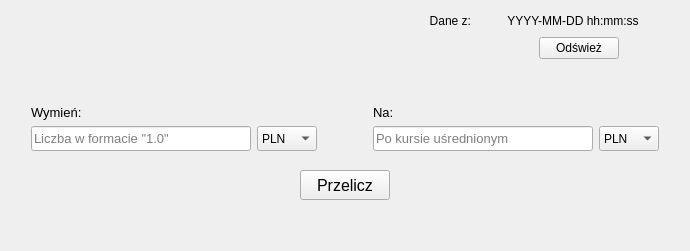
      <widget class="QWidget" name="exchangeTab">
       <attribute name="title">
        <string>Przelicznik walut</string>
       </attribute>
       <layout class="QHBoxLayout" name="horizontalLayout_18">
        <item>
         <spacer name="horizontalSpacer_15">
          <property name="orientation">
           <enum>Qt::Horizontal</enum>
          </property>
          <property name="sizeType">
           <enum>QSizePolicy::MinimumExpanding</enum>
          </property>
          <property name="sizeHint" stdset="0">
           <size>
            <width>20</width>
            <height>20</height>
           </size>
          </property>
         </spacer>
        </item>
        <item>
         <layout class="QVBoxLayout" name="verticalLayout_10">
          <item>
           <layout class="QHBoxLayout" name="horizontalLayout_17">
            <item>
             <spacer name="horizontalSpacer_19">
              <property name="orientation">
               <enum>Qt::Horizontal</enum>
              </property>
              <property name="sizeHint" stdset="0">
               <size>
                <width>40</width>
                <height>20</height>
               </size>
              </property>
             </spacer>
            </item>
            <item>
             <layout class="QVBoxLayout" name="verticalLayout_7">
              <item>
               <layout class="QHBoxLayout" name="horizontalLayout_15">
                <item>
                 <widget class="QLabel" name="label_7">
                  <property name="sizePolicy">
                   <sizepolicy hsizetype="Fixed" vsizetype="Fixed">
                    <horstretch>0</horstretch>
                    <verstretch>0</verstretch>
                   </sizepolicy>
                  </property>
                  <property name="minimumSize">
                   <size>
                    <width>150</width>
                    <height>20</height>
                   </size>
                  </property>
                  <property name="maximumSize">
                   <size>
                    <width>40</width>
                    <height>20</height>
                   </size>
                  </property>
                  <property name="text">
                   <string>Dane z:</string>
                  </property>
                  <property name="alignment">
                   <set>Qt::AlignRight|Qt::AlignTrailing|Qt::AlignVCenter</set>
                  </property>
                 </widget>
                </item>
                <item>
                 <spacer name="horizontalSpacer_17">
                  <property name="orientation">
                   <enum>Qt::Horizontal</enum>
                  </property>
                  <property name="sizeType">
                   <enum>QSizePolicy::Fixed</enum>
                  </property>
                  <property name="sizeHint" stdset="0">
                   <size>
                    <width>30</width>
                    <height>20</height>
                   </size>
                  </property>
                 </spacer>
                </item>
                <item>
                 <widget class="QLabel" name="dateLabel">
                  <property name="text">
                   <string>YYYY-MM-DD hh:mm:ss</string>
                  </property>
                  <property name="alignment">
                   <set>Qt::AlignCenter</set>
                  </property>
                 </widget>
                </item>
                <item>
                 <spacer name="horizontalSpacer_20">
                  <property name="orientation">
                   <enum>Qt::Horizontal</enum>
                  </property>
                  <property name="sizeType">
                   <enum>QSizePolicy::Fixed</enum>
                  </property>
                  <property name="sizeHint" stdset="0">
                   <size>
                    <width>20</width>
                    <height>20</height>
                   </size>
                  </property>
                 </spacer>
                </item>
               </layout>
              </item>
              <item>
               <layout class="QHBoxLayout" name="horizontalLayout_16">
                <item>
                 <spacer name="horizontalSpacer_18">
                  <property name="orientation">
                   <enum>Qt::Horizontal</enum>
                  </property>
                  <property name="sizeHint" stdset="0">
                   <size>
                    <width>40</width>
                    <height>20</height>
                   </size>
                  </property>
                 </spacer>
                </item>
                <item>
                 <widget class="QPushButton" name="refreshBtn">
                  <property name="text">
                   <string>Odśwież</string>
                  </property>
                 </widget>
                </item>
                <item>
                 <spacer name="horizontalSpacer_16">
                  <property name="orientation">
                   <enum>Qt::Horizontal</enum>
                  </property>
                  <property name="sizeType">
                   <enum>QSizePolicy::Fixed</enum>
                  </property>
                  <property name="sizeHint" stdset="0">
                   <size>
                    <width>40</width>
                    <height>20</height>
                   </size>
                  </property>
                 </spacer>
                </item>
               </layout>
              </item>
             </layout>
            </item>
           </layout>
          </item>
          <item>
           <spacer name="verticalSpacer_7">
            <property name="orientation">
             <enum>Qt::Vertical</enum>
            </property>
            <property name="sizeType">
             <enum>QSizePolicy::MinimumExpanding</enum>
            </property>
            <property name="sizeHint" stdset="0">
             <size>
              <width>20</width>
              <height>40</height>
             </size>
            </property>
           </spacer>
          </item>
          <item>
           <layout class="QHBoxLayout" name="horizontalLayout_11">
            <item>
             <layout class="QVBoxLayout" name="verticalLayout_8">
              <property name="sizeConstraint">
               <enum>QLayout::SetMinimumSize</enum>
              </property>
              <item>
               <widget class="QLabel" name="label_5">
                <property name="font">
                 <font>
                  <pointsize>10</pointsize>
                 </font>
                </property>
                <property name="text">
                 <string>Wymień:</string>
                </property>
               </widget>
              </item>
              <item>
               <layout class="QHBoxLayout" name="horizontalLayout_12">
                <item>
                 <widget class="QLineEdit" name="exchangeInput">
                  <property name="sizePolicy">
                   <sizepolicy hsizetype="Fixed" vsizetype="Fixed">
                    <horstretch>0</horstretch>
                    <verstretch>0</verstretch>
                   </sizepolicy>
                  </property>
                  <property name="minimumSize">
                   <size>
                    <width>220</width>
                    <height>25</height>
                   </size>
                  </property>
                  <property name="maximumSize">
                   <size>
                    <width>220</width>
                    <height>25</height>
                   </size>
                  </property>
                  <property name="font">
                   <font>
                    <pointsize>10</pointsize>
                   </font>
                  </property>
                  <property name="text">
                   <string/>
                  </property>
                  <property name="maxLength">
                   <number>30</number>
                  </property>
                  <property name="placeholderText">
                   <string>Liczba w formacie &quot;1.0&quot;</string>
                  </property>
                 </widget>
                </item>
                <item>
                 <widget class="QComboBox" name="exchangeFrom">
                  <property name="sizePolicy">
                   <sizepolicy hsizetype="Fixed" vsizetype="Fixed">
                    <horstretch>0</horstretch>
                    <verstretch>0</verstretch>
                   </sizepolicy>
                  </property>
                  <property name="minimumSize">
                   <size>
                    <width>60</width>
                    <height>25</height>
                   </size>
                  </property>
                  <property name="maximumSize">
                   <size>
                    <width>60</width>
                    <height>25</height>
                   </size>
                  </property>
                  <item>
                   <property name="text">
                    <string>PLN</string>
                   </property>
                  </item>
                  <item>
                   <property name="text">
                    <string>EUR</string>
                   </property>
                  </item>
                  <item>
                   <property name="text">
                    <string>USD</string>
                   </property>
                  </item>
                  <item>
                   <property name="text">
                    <string>CHF</string>
                   </property>
                  </item>
                  <item>
                   <property name="text">
                    <string>GBP</string>
                   </property>
                  </item>
                  <item>
                   <property name="text">
                    <string>CNH</string>
                   </property>
                  </item>
                  <item>
                   <property name="text">
                    <string>HKD</string>
                   </property>
                  </item>
                  <item>
                   <property name="text">
                    <string>JPY</string>
                   </property>
                  </item>
                  <item>
                   <property name="text">
                    <string>NOK</string>
                   </property>
                  </item>
                  <item>
                   <property name="text">
                    <string>HUF</string>
                   </property>
                  </item>
                 </widget>
                </item>
               </layout>
              </item>
             </layout>
            </item>
            <item>
             <spacer name="horizontalSpacer_11">
              <property name="orientation">
               <enum>Qt::Horizontal</enum>
              </property>
              <property name="sizeType">
               <enum>QSizePolicy::Fixed</enum>
              </property>
              <property name="sizeHint" stdset="0">
               <size>
                <width>50</width>
                <height>20</height>
               </size>
              </property>
             </spacer>
            </item>
            <item>
             <layout class="QVBoxLayout" name="verticalLayout_9">
              <property name="sizeConstraint">
               <enum>QLayout::SetMinimumSize</enum>
              </property>
              <item>
               <widget class="QLabel" name="label_6">
                <property name="font">
                 <font>
                  <pointsize>10</pointsize>
                 </font>
                </property>
                <property name="text">
                 <string>Na:</string>
                </property>
               </widget>
              </item>
              <item>
               <layout class="QHBoxLayout" name="horizontalLayout_13">
                <property name="sizeConstraint">
                 <enum>QLayout::SetMinimumSize</enum>
                </property>
                <item>
                 <widget class="QLineEdit" name="exchangeOutput">
                  <property name="minimumSize">
                   <size>
                    <width>220</width>
                    <height>25</height>
                   </size>
                  </property>
                  <property name="maximumSize">
                   <size>
                    <width>220</width>
                    <height>25</height>
                   </size>
                  </property>
                  <property name="font">
                   <font>
                    <pointsize>10</pointsize>
                    <strikeout>false</strikeout>
                    <kerning>true</kerning>
                   </font>
                  </property>
                  <property name="autoFillBackground">
                   <bool>false</bool>
                  </property>
                  <property name="readOnly">
                   <bool>true</bool>
                  </property>
                  <property name="placeholderText">
                   <string>Po kursie uśrednionym</string>
                  </property>
                 </widget>
                </item>
                <item>
                 <widget class="QComboBox" name="exchangeTo">
                  <property name="sizePolicy">
                   <sizepolicy hsizetype="Fixed" vsizetype="Fixed">
                    <horstretch>0</horstretch>
                    <verstretch>0</verstretch>
                   </sizepolicy>
                  </property>
                  <property name="minimumSize">
                   <size>
                    <width>60</width>
                    <height>25</height>
                   </size>
                  </property>
                  <property name="maximumSize">
                   <size>
                    <width>60</width>
                    <height>25</height>
                   </size>
                  </property>
                  <item>
                   <property name="text">
                    <string>PLN</string>
                   </property>
                  </item>
                  <item>
                   <property name="text">
                    <string>EUR</string>
                   </property>
                  </item>
                  <item>
                   <property name="text">
                    <string>USD</string>
                   </property>
                  </item>
                  <item>
                   <property name="text">
                    <string>CHF</string>
                   </property>
                  </item>
                  <item>
                   <property name="text">
                    <string>GBP</string>
                   </property>
                  </item>
                  <item>
                   <property name="text">
                    <string>CNH</string>
                   </property>
                  </item>
                  <item>
                   <property name="text">
                    <string>HKD</string>
                   </property>
                  </item>
                  <item>
                   <property name="text">
                    <string>JPY</string>
                   </property>
                  </item>
                  <item>
                   <property name="text">
                    <string>NOK</string>
                   </property>
                  </item>
                  <item>
                   <property name="text">
                    <string>HUF</string>
                   </property>
                  </item>
                 </widget>
                </item>
               </layout>
              </item>
             </layout>
            </item>
           </layout>
          </item>
          <item>
           <spacer name="verticalSpacer_8">
            <property name="orientation">
             <enum>Qt::Vertical</enum>
            </property>
            <property name="sizeType">
             <enum>QSizePolicy::Fixed</enum>
            </property>
            <property name="sizeHint" stdset="0">
             <size>
              <width>13</width>
              <height>13</height>
             </size>
            </property>
           </spacer>
          </item>
          <item>
           <layout class="QHBoxLayout" name="horizontalLayout_14">
            <item>
             <spacer name="horizontalSpacer_12">
              <property name="orientation">
               <enum>Qt::Horizontal</enum>
              </property>
              <property name="sizeType">
               <enum>QSizePolicy::Expanding</enum>
              </property>
              <property name="sizeHint" stdset="0">
               <size>
                <width>40</width>
                <height>20</height>
               </size>
              </property>
             </spacer>
            </item>
            <item>
             <widget class="QPushButton" name="exchangeBtn">
              <property name="sizePolicy">
               <sizepolicy hsizetype="Fixed" vsizetype="Fixed">
                <horstretch>0</horstretch>
                <verstretch>0</verstretch>
               </sizepolicy>
              </property>
              <property name="minimumSize">
               <size>
                <width>90</width>
                <height>30</height>
               </size>
              </property>
              <property name="maximumSize">
               <size>
                <width>90</width>
                <height>30</height>
               </size>
              </property>
              <property name="font">
               <font>
                <pointsize>12</pointsize>
               </font>
              </property>
              <property name="text">
               <string>Przelicz</string>
              </property>
             </widget>
            </item>
            <item>
             <spacer name="horizontalSpacer_13">
              <property name="orientation">
               <enum>Qt::Horizontal</enum>
              </property>
              <property name="sizeHint" stdset="0">
               <size>
                <width>40</width>
                <height>20</height>
               </size>
              </property>
             </spacer>
            </item>
           </layout>
          </item>
          <item>
           <spacer name="verticalSpacer_9">
            <property name="orientation">
             <enum>Qt::Vertical</enum>
            </property>
            <property name="sizeType">
             <enum>QSizePolicy::MinimumExpanding</enum>
            </property>
            <property name="sizeHint" stdset="0">
             <size>
              <width>20</width>
              <height>40</height>
             </size>
            </property>
           </spacer>
          </item>
         </layout>
        </item>
        <item>
         <spacer name="horizontalSpacer_14">
          <property name="orientation">
           <enum>Qt::Horizontal</enum>
          </property>
          <property name="sizeType">
           <enum>QSizePolicy::MinimumExpanding</enum>
          </property>
          <property name="sizeHint" stdset="0">
           <size>
            <width>20</width>
            <height>20</height>
           </size>
          </property>
         </spacer>
        </item>
       </layout>
      </widget>
